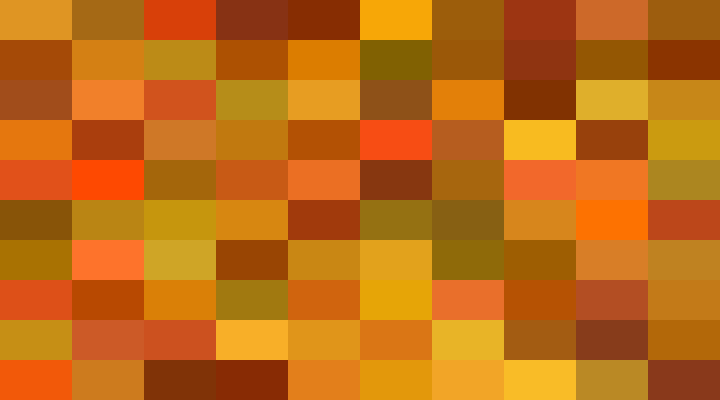
Frame 1 (no input)
Frame 60 (no input): identical to frame 1, image omitted
Frame 120 (the mouse pressed at the canvas centre since frame 60): identical to frame 1, image omitted

The p5.js sketch that drew this single still picture (run headless with seeded random() and noise() and a simulated clock; from frame 60 on, the mouse is pressed at the canvas centre):

// p5.js sketch
// ── sketch.js
/////////////////////////////////////
// COURSERA GRAPHICS PROGRAMMING
/////////////////////////////////////
function setup() {
    createCanvas(720, 400);
    colorMode(HSB);
    noStroke();

    var brickWidth = 72;
    var brickHeight = 40;

    var hueRoot = 30;
    var variation = 15;

    for (var x = 0; x <= width; x += brickWidth) {
        for (var y = 0; y <= height; y += brickHeight) {

            // procedural gen with color harmony
            var randVar = random(-variation, variation);
            fill(hueRoot + randVar, random(80, 100), random(50, 100));

            // random gen - no harmony
            // fill(random(360), 100, 100);
            rect(x, y, brickWidth, brickHeight);
        }
    }
}
/////////////////////////////////////////////////////////
function draw() {
    //do nothing
}
